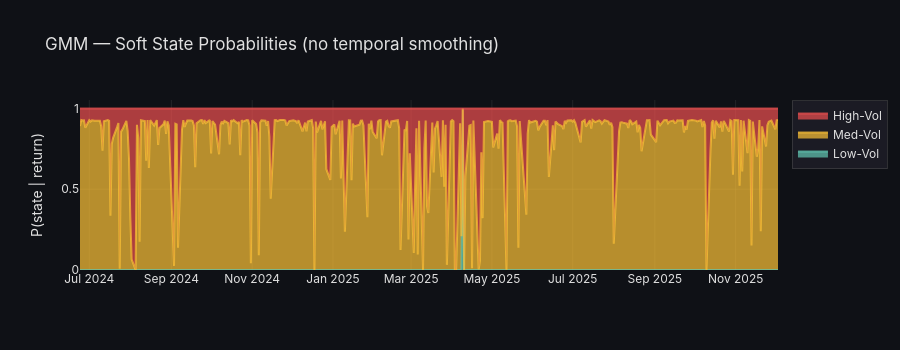

Here is the notebook cell this chart was saved with:
### Code cell
# GMM soft probabilities — no Markov structure
proba_gmm = gmm3.predict_proba(X_1d_train.reshape(-1,1))[:, order_gmm]

fig = go.Figure()
state_names_3 = ["Low-Vol", "Med-Vol", "High-Vol"]
colours_3 = ["rgba(99,200,180,0.7)", "rgba(255,195,55,0.7)", "rgba(240,80,80,0.7)"]
for j in range(3):
    fig.add_trace(go.Scatter(
        x=df_train.index, y=proba_gmm[:, j],
        name=state_names_3[j], stackgroup="one",
        line=dict(color=colours_3[j]),
        fillcolor=colours_3[j],
    ))
fig.update_layout(title="GMM — Soft State Probabilities (no temporal smoothing)",
                  yaxis_title="P(state | return)", height=350, **_DARK_LAYOUT)
fig.show()

print("Purity vs vol labels:", round(regime_purity(labels_gmm, vol_labels_train), 3))

### Figure 1 — Plotly figure (JSON) as saved in the notebook; plotly's stock layout.template omitted (floating-point values rounded to 4 significant figures; data arrays with more than 128 entries replaced by an {"elided": "..."} marker saying what was removed)
{"data": [{"fillcolor": "rgba(99,200,180,0.7)", "line": {"color": "rgba(99,200,180,0.7)"}, "name": "Low-Vol", "stackgroup": "one", "type": "scatter", "x": {"elided": "364 str values"}, "y": {"elided": "364 float values"}}, {"fillcolor": "rgba(255,195,55,0.7)", "line": {"color": "rgba(255,195,55,0.7)"}, "name": "Med-Vol", "stackgroup": "one", "type": "scatter", "x": {"elided": "364 str values"}, "y": {"elided": "364 float values"}}, {"fillcolor": "rgba(240,80,80,0.7)", "line": {"color": "rgba(240,80,80,0.7)"}, "name": "High-Vol", "stackgroup": "one", "type": "scatter", "x": {"elided": "364 str values"}, "y": {"elided": "364 float values"}}], "layout": {"font": {"color": "#e0e0e0", "family": "Inter, Arial, sans-serif"}, "height": 350, "legend": {"bgcolor": "rgba(30,30,40,0.8)", "bordercolor": "rgba(80,80,80,0.5)", "borderwidth": 1}, "paper_bgcolor": "rgba(15,17,22,1)", "plot_bgcolor": "rgba(15,17,22,1)", "title": {"text": "GMM — Soft State Probabilities (no temporal smoothing)"}, "xaxis": {"gridcolor": "rgba(80,80,80,0.3)", "showgrid": true, "zeroline": false}, "yaxis": {"gridcolor": "rgba(80,80,80,0.3)", "showgrid": true, "title": {"text": "P(state | return)"}, "zeroline": false}}}
